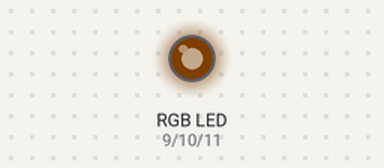
Simulated run of this sketch. Board: Arduino Uno, built with avr-gcc and run on an emulated ATmega328P. Parts: an RGB LED mixed from three pins (HIGH = lit). Dim RGB values are drawn brighter than linear.

Above: at 0.05 s.
At 1.95 s:
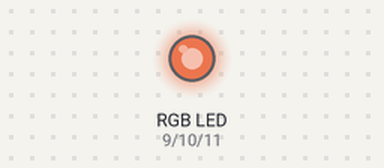
At 3.85 s:
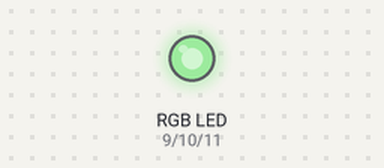
At 7.65 s:
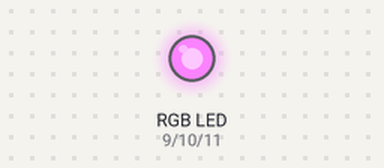
At 11.45 s:
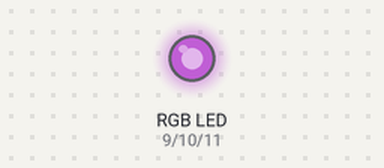
At 15.35 s:
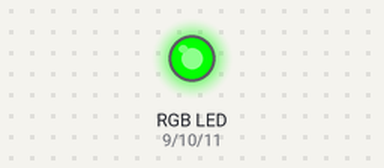
Timing chart, 0 to 20.0 s (numbered marks = the images above):
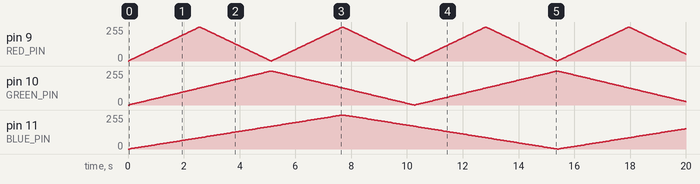

The sketch:

Sample03_FullColorLED.ino
```cpp
#define RED_PIN 9
#define GREEN_PIN 10
#define BLUE_PIN 11

int i =0;
unsigned char r=0,g=0,b=0;
unsigned char brightness[256];

void setup(){
  pinMode(RED_PIN,OUTPUT);
  pinMode(GREEN_PIN,OUTPUT);
  pinMode(BLUE_PIN,OUTPUT);

  for(int i=0;i<128;i++){
    brightness[i]=i*2;
  }
  for(int i=0;i<128;i++){
    brightness[i+128]=255-i*2;
  }
}

void loop(){
  analogWrite(RED_PIN,brightness[r++]);
  if(i%2==0)analogWrite(GREEN_PIN,brightness[g++]);
  if(i%3==0)analogWrite(BLUE_PIN,brightness[b++]);
  delay(20);
  i++;
}
```
